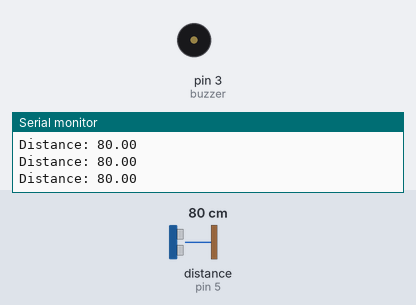
Recording of a sketch running on a simulated Arduino Uno, built with avr-gcc and run on an emulated ATmega328P. Parts: buzzer (waves = sounding, pin HIGH), the last lines printed to the serial monitor. Wiring (inferred from the names in the program): ultrasonic range finder: trigger pin 4; echo pin 5. The inputs (shaded band) are chosen by the test bench; at power-on: distance to the obstacle (sensor on pin 5) 80 cm. The echo pulse lasts 58.3 µs per cm; pins used as bus, display or sensor lines are not drawn.

Above: at 1.2 s.
1.3 s: distance to the obstacle (sensor on pin 5) set to 22 cm
2.8 s: distance to the obstacle (sensor on pin 5) set to 18 cm
At 3.8 s:
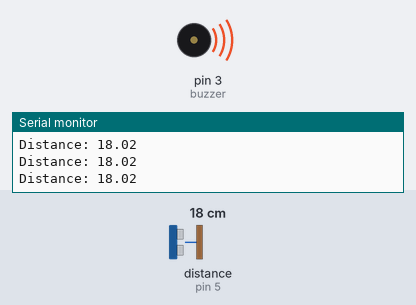
4.3 s: distance to the obstacle (sensor on pin 5) set to 35 cm
At 5.3 s:
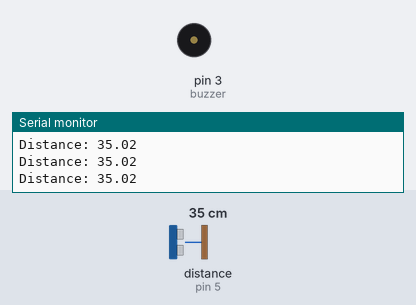
5.8 s: distance to the obstacle (sensor on pin 5) set to 2 cm
At 6.6 s:
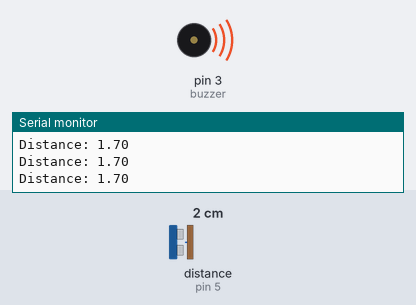
Timing chart, 0 to 8.3 s (numbered marks = the images above; inputs shaded):
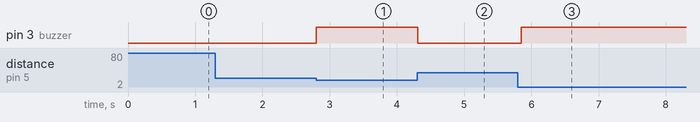

The sketch:

walking_stick.ino
```cpp
const int trigPin = 4;
const int echoPin = 5;
float duration, distance;

int buzzer = 3;

void setup()
{
  pinMode(trigPin, OUTPUT);
  pinMode(echoPin, INPUT);
  pinMode(buzzer,OUTPUT);
  Serial.begin(9600);
}

void loop()
{
  digitalWrite(trigPin, LOW);
  delayMicroseconds(5);
  digitalWrite(trigPin, HIGH);
  delayMicroseconds(10);
  digitalWrite(trigPin, LOW);

  duration = pulseIn(echoPin, HIGH);
  distance = (duration*.0343)/2;

  Serial.print("Distance: ");
  Serial.println(distance);


if (distance <= 20){
  digitalWrite(buzzer, HIGH);
  }

else{
  digitalWrite(buzzer, LOW);
  }
  delay(50);
}
```

Measured:
- the behaviour switches between 20 and 19 cm on distance to the obstacle (sensor on pin 5) (found by bisection; images 0 and 1)
- after the input at 2.8 s, pin 3 (buzzer): LOW → HIGH at once
- after the input at 4.3 s, pin 3 (buzzer): HIGH → LOW at once
- after the input at 5.8 s, pin 3 (buzzer): LOW → HIGH after 0.05 s
